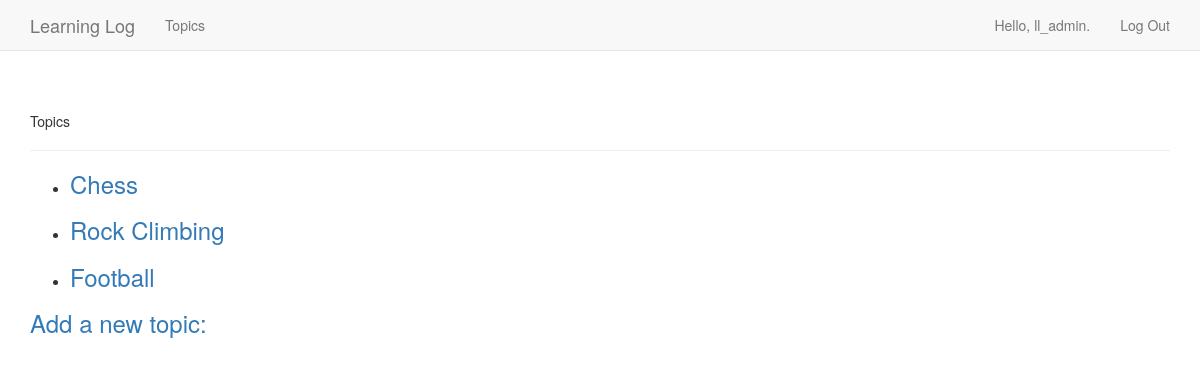
The app's page /topics/ (signed in), older data.
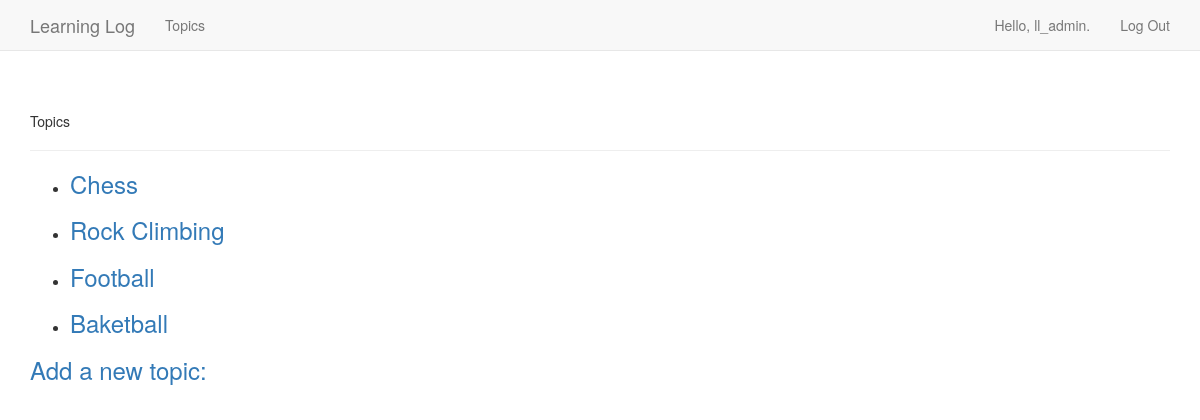
The same page, newer data.
### djangos_ll/models.py (models this page shows)
class Topic(models.Model):
    text = models.CharField(max_length=200)
    date_added = models.DateTimeField(auto_now_add=True)
    owner = models.ForeignKey(User)
    def __str__(self):
        return self.text

### djangos_ll/views.py (the view)
# urls.py: url(r'^topics/$', views.topics, name='topics'),
@login_required
def topics(request):
    topics = Topic.objects.order_by('date_added')
    context = {'topics': topics}
    return render(request, 'djangos_ll/topics.html', context)

### djangos_ll/templates/djangos_ll/topics.html
{% extends "djangos_ll/base.html" %}
{% block header %}
  <p>Topics</p>
{% endblock header %}
{% block content %}
  <ul>
    {% for topic in topics %}
      <li>
        <h3>
        <a href="{% url 'djangos_ll:topic' topic.id %}">{{ topic }}</a>
        </h3>
      </li>
    {% empty %}
      <li>No topics have been added yet.</li>
    {% endfor %}
  </ul>
  <h3>
    <a href="{% url 'djangos_ll:new_topic' %}">Add a new topic:</a>
  </h3>
{% endblock content %}

### djangos_ll/templates/djangos_ll/base.html (shortened to what this page needs)
{% load bootstrap3 %}
<!DOCTYPE html>
<html lang="en">
<head>
    {% bootstrap_css %}
</head>
<body>
    <nav class="navbar navbar-default navbar-static-top">
      <div class="container">
        <div class="navbar-header">
          <a class="navbar-brand" href="{% url 'djangos_ll:index' %}">Learning Log</a>
        </div>
        <div id="navbar" class="navbar-collapse collapse">
          <ul class="nav navbar-nav">
            <li><a href="{% url 'djangos_ll:topics' %}">Topics</a></li>
          </ul>
          <ul class="nav navbar-nav navbar-right">
            {% if user.is_authenticated %}
                <li><a>Hello, {{ user.username }}.</a></li>
                <li><a href="{% url 'users:logout' %}">Log Out</a></li>
            {% else %}
                 <li><a href="{% url 'users:register' %}">Register</a></li>
                 <li><a href="{% url 'users:login' %}">Log In</a></li>
            {% endif %}
          </ul>
        </div>
      </div>
    </nav>
    <div class="container">
        <div class="page-header">
            {% block header %}{% endblock header %}
        </div>
        <div>
            {% block content %}{% endblock content %}
        </div>
    </div>
</body>
</html>

Row changes from the older to the newer data that the page shows:
added Topic: text "Baketball"
